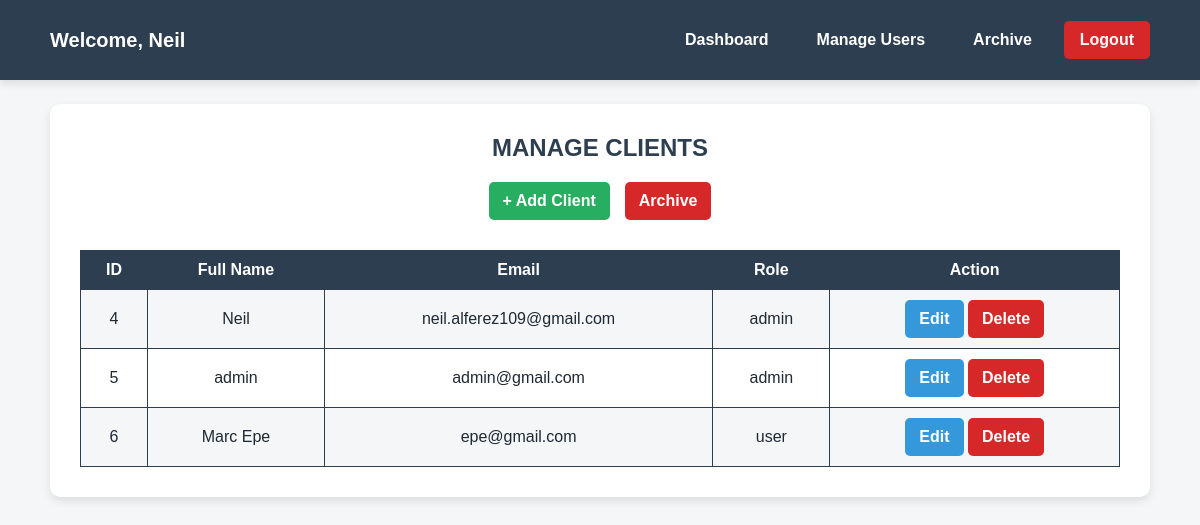
The app's page /manage-user.php (signed in) with its own data.
### tables this page shows
CREATE TABLE `users` (
  `id` int(11) NOT NULL,
  `fullname` varchar(255) NOT NULL,
  `email` varchar(255) NOT NULL,
  `password` varchar(255) NOT NULL,
  `role` enum('admin','user') NOT NULL DEFAULT 'user',
  `created_at` timestamp NOT NULL DEFAULT current_timestamp(),
  `reset_token` varchar(255) DEFAULT NULL
);

### manage-user.php (the view, shortened to what this page needs)
<?php
include 'config.php';
$result = $conn->query("SELECT * FROM users");
?>
<!DOCTYPE html>
<html lang="en">
<head>
    <link rel="stylesheet" href="style.css">
</head>
<body>
    <header>
        <div class="email-name">
            <h2>Welcome, <?php echo $_SESSION['fullname']; ?></h2>
        </div>
                <div class="nav">
            <div class="nav-link">
                <a href="admin-dashboard.php">Dashboard</a>
            </div>
            <div class="nav-link">
                <a href="manage-user.php">Manage Users</a>
            </div>
            <div class="nav-link">
                <a href="archive.php">Archive</a>
            </div>
            <div class="nav-link">
                <a href="logout.php" class="logout-btn">Logout</a>
            </div>
        </div>    </header>
    <div class="container">
        <h2>MANAGE CLIENTS</h2>
        <div class="button-container">
            <a href="add-user.php" class="add-user-btn">+ Add Client</a>
            <a href="archive.php" class="archive-btn">Archive</a>
        </div>
        <div class="table-container">
            <table>
                <tr>
                    <th>ID</th>
                    <th>Full Name</th>
                    <th>Email</th>
                    <th>Role</th>
                    <th>Action</th>
                </tr>
                <?php while ($row = $result->fetch_assoc()): ?>
                    <tr>
                        <td><?php echo $row['id']; ?></td>
                        <td><?php echo $row['fullname']; ?></td>
                        <td><?php echo $row['email']; ?></td>
                        <td><?php echo $row['role']; ?></td>
                        <td>
                            <a href="edit-user.php?id=<?php echo $row['id']; ?>" class="edit-btn">Edit</a>
                            <a href="delete.php?id=<?php echo $row['id']; ?>" class="delete-btn" onclick="return confirm('Are you sure you want to delete this client?')">Delete</a>
                        </td>
                    </tr>
                <?php endwhile; ?>
            </table>
        </div>
    </div>
</body>
</html>

### style.css (style rules this page uses)
* { box-sizing: border-box; margin: 0; padding: 0; font-family: Arial, sans-serif; }
body { min-height: 100vh; background-color: #f4f6f8; color: #1f2933; }
body:not(.admin-page) { display: flex; flex-direction: column; align-items: center; }
header { width: 100%; min-height: 80px; background-color: #2c3e50; color: #fff; display: flex; align-items: center; justify-content: space-between; gap: 20px; padding: 16px 50px; box-shadow: 0 4px 8px rgba(0, 0, 0, 0.1); }
.email-name h2 { font-size: 20px; }
.nav { display: flex; gap: 16px; align-items: center; }
.nav-link a, .logout-btn { color: #fff; text-decoration: none; font-weight: bold; padding: 10px 16px; border-radius: 5px; display: inline-block; }
.logout-btn { background-color: #d62828; }
.dashboard-container, .container { width: min(1100px, 92vw); background-color: #fff; margin-top: 24px; padding: 30px; border-radius: 10px; box-shadow: 0 4px 8px rgba(0, 0, 0, 0.1); text-align: center; }
.table-container { margin-top: 20px; overflow-x: auto; }
table { width: 100%; border-collapse: collapse; margin-top: 10px; }
th, td { padding: 10px; text-align: center; border: 1px solid #2c3e50; }
th { background-color: #2c3e50; color: #fff; }
tr:nth-child(even) { background-color: #f4f6f8; }
.edit-btn, .delete-btn, .cancel-btn, .add-user-btn, .archive-btn, .add-btn { color: #fff; padding: 10px 14px; border-radius: 5px; border: 0; text-decoration: none; cursor: pointer; display: inline-block; font-weight: bold; }
.edit-btn, .add-btn { background-color: #3498db; }
.delete-btn { background-color: #d62828; }
.add-user-btn { background-color: #27ae60; }
.archive-btn { background-color: #d62828; }
.button-container, .button-group { display: flex; align-items: center; justify-content: center; flex-wrap: wrap; gap: 15px; margin: 20px 0; }
.login-container h2, .register-container h2, .container h2 { color: #2c3e50; margin-bottom: 16px; }

### records on screen
users: id "4", fullname "Neil", email "neil.alferez109@gmail.com", role "admin"
users: id "5", fullname "admin", email "admin@gmail.com", role "admin"
users: id "6", fullname "Marc Epe", email "epe@gmail.com", role "user"

### other values on screen
$_SESSION['fullname'] "Neil"
